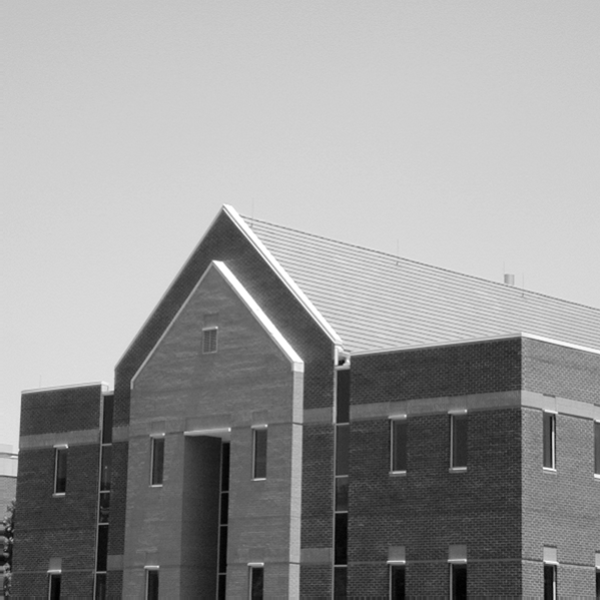
#> input picture 实验6/house.tif, 600 x 600 px
$ python edge.py
#> lines starting #> are read from the running program, lines starting #| are printed output that depends on the picture
import cv2
import numpy as np

image = cv2.imread("house.tif",0);
#> image is the input picture: shape (600, 600); min 0, max 255, mean 152.8
#构造一个3×3的结构元素
element = cv2.getStructuringElement(cv2.MORPH_RECT,(3, 3))
dilate = cv2.dilate(image, element)
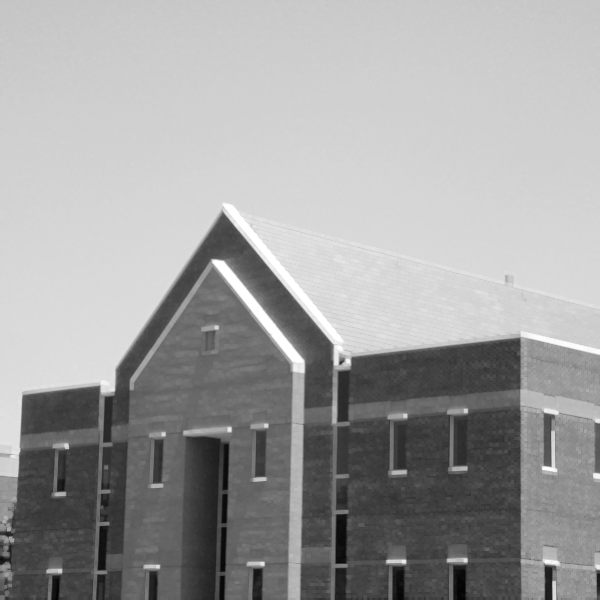
#> dilate: shape (600, 600); min 3, max 255, mean 159.1
erode = cv2.erode(image, element)
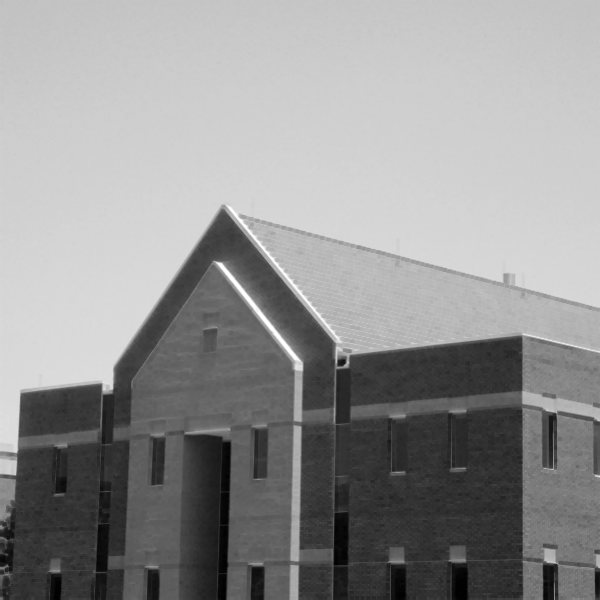
#> erode: shape (600, 600); min 0, max 255, mean 146.4
#将两幅图像相减获得边，第一个参数是膨胀后的图像，第二个参数是腐蚀后的图像
result = cv2.absdiff(dilate,erode);
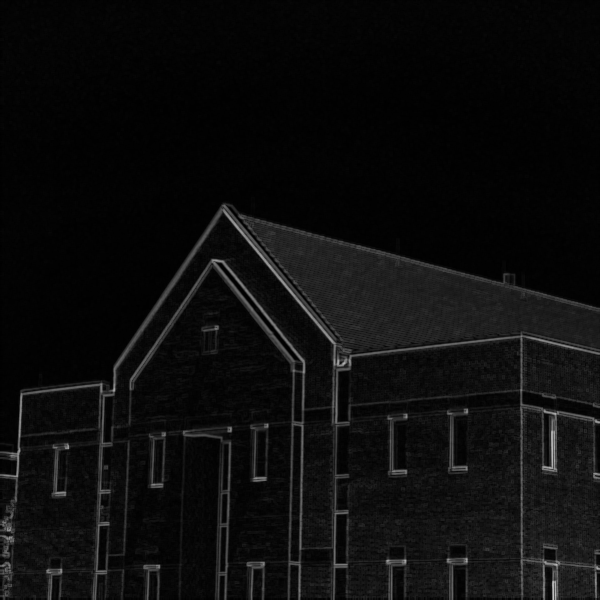
#> result: shape (600, 600); min 0, max 194, mean 12.7
#上面得到的结果是灰度图，将其二值化以便更清楚的观察结果
#retval, result = cv2.threshold(result, 40, 255, cv2.THRESH_BINARY);
#反色，即对二值图每个像素取反
#result = cv2.bitwise_not(result);
#显示图像
cv2.imshow("result",result);
cv2.waitKey(0)
cv2.destroyAllWindows()

$ run again, with 实验6/gradient.jpg saved as 实验6/house.tif
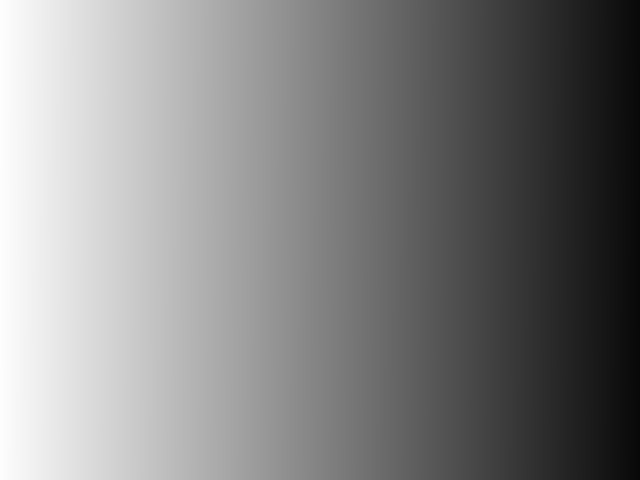
#> input picture 实验6/gradient.jpg, 640 x 480 px
#> image is the input picture: shape (480, 640); min 8, max 254, mean 130.7
#> `result = cv2.absdiff(dilate,erode);`:
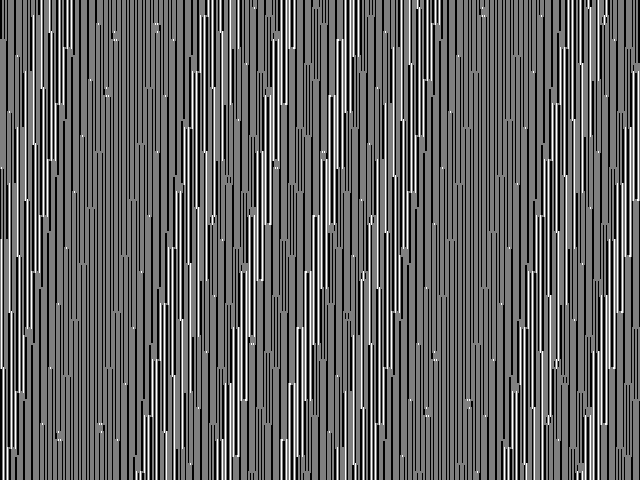
#> result: shape (480, 640); min 0, max 2, mean 0.798; drawn with min black and max white
